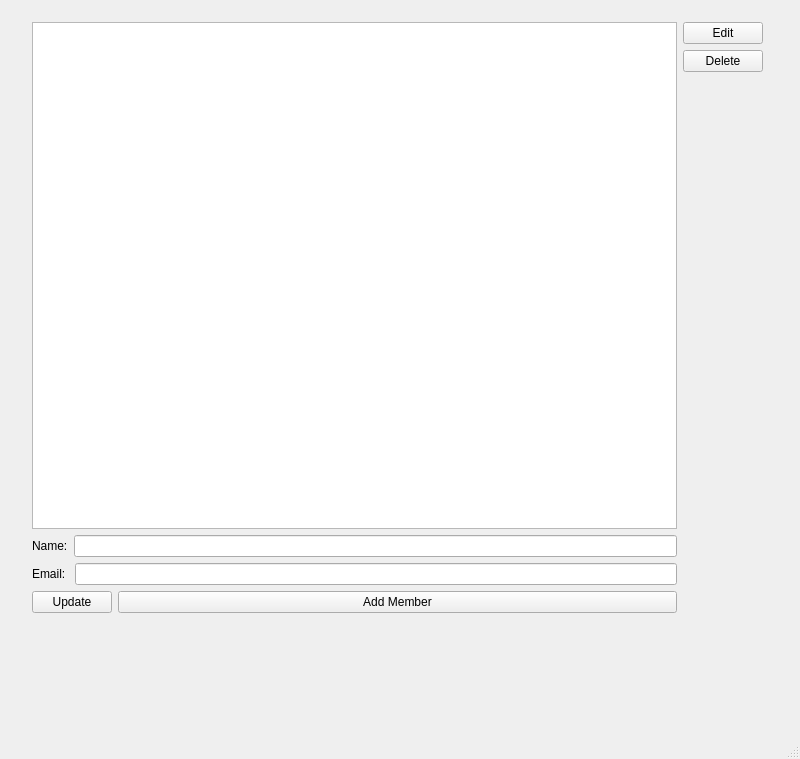
<?xml version="1.0" encoding="UTF-8"?>
<ui version="4.0">
 <class>TeamEditor</class>
 <widget class="QMainWindow" name="TeamEditor">
  <property name="geometry">
   <rect>
    <x>0</x>
    <y>0</y>
    <width>800</width>
    <height>759</height>
   </rect>
  </property>
  <property name="windowTitle">
   <string>MainWindow</string>
  </property>
  <widget class="QWidget" name="centralwidget">
   <widget class="QWidget" name="">
    <property name="geometry">
     <rect>
      <x>32</x>
      <y>22</y>
      <width>731</width>
      <height>591</height>
     </rect>
    </property>
    <layout class="QGridLayout" name="gridLayout">
     <item row="1" column="0">
      <layout class="QFormLayout" name="formLayout">
       <item row="0" column="0" colspan="2">
        <layout class="QHBoxLayout" name="horizontalLayout">
         <item>
          <widget class="QLabel" name="name_label">
           <property name="text">
            <string>Name:</string>
           </property>
          </widget>
         </item>
         <item>
          <widget class="QLineEdit" name="lineEdit"/>
         </item>
        </layout>
       </item>
       <item row="1" column="0" colspan="2">
        <layout class="QHBoxLayout" name="horizontalLayout_2">
         <item>
          <widget class="QLabel" name="email_label">
           <property name="text">
            <string>Email: </string>
           </property>
          </widget>
         </item>
         <item>
          <widget class="QLineEdit" name="lineEdit_2"/>
         </item>
        </layout>
       </item>
       <item row="2" column="1">
        <widget class="QPushButton" name="add_button">
         <property name="text">
          <string>Add Member</string>
         </property>
        </widget>
       </item>
       <item row="2" column="0">
        <widget class="QPushButton" name="update_button">
         <property name="text">
          <string>Update</string>
         </property>
        </widget>
       </item>
      </layout>
     </item>
     <item row="0" column="1">
      <layout class="QVBoxLayout" name="verticalLayout">
       <item>
        <widget class="QPushButton" name="edit_button">
         <property name="text">
          <string>Edit</string>
         </property>
        </widget>
       </item>
       <item>
        <widget class="QPushButton" name="delete_button">
         <property name="text">
          <string>Delete</string>
         </property>
        </widget>
       </item>
       <item>
        <spacer name="verticalSpacer">
         <property name="orientation">
          <enum>Qt::Vertical</enum>
         </property>
         <property name="sizeHint" stdset="0">
          <size>
           <width>20</width>
           <height>40</height>
          </size>
         </property>
        </spacer>
       </item>
      </layout>
     </item>
     <item row="0" column="0">
      <widget class="QListWidget" name="league_list_widget"/>
     </item>
    </layout>
   </widget>
  </widget>
  <widget class="QMenuBar" name="menubar">
   <property name="geometry">
    <rect>
     <x>0</x>
     <y>0</y>
     <width>800</width>
     <height>21</height>
    </rect>
   </property>
  </widget>
  <widget class="QStatusBar" name="statusbar"/>
 </widget>
 <resources/>
 <connections/>
</ui>
